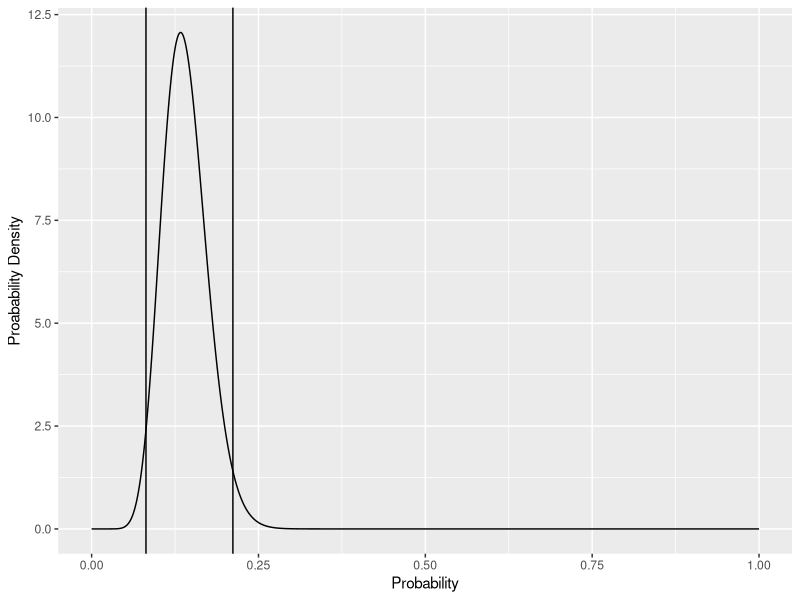
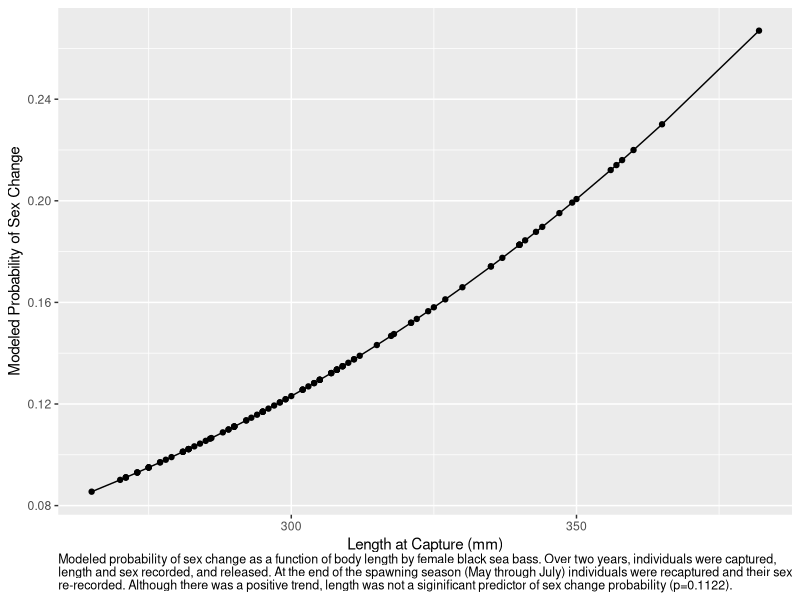

These charts were generated, in order, by the following R code:
# HW 12
# Jaden N and Lucas F

# set working directory
# I do this manually

#install.packages("ggtext")
library(tidyverse)
library(lubridate)
library(ggtext)

BlackSeaBass <- read.csv("Week_12/BSB_tagging_data.csv")

BlackSeaBass <- BlackSeaBass %>%    #first sort into just the female bass
  mutate(SexChange = if_else(Sex_at_capture != Sex_at_recapture, "Y", "N"))

BlackSeaBassFemale <- BlackSeaBass[BlackSeaBass$Sex_at_capture =="F",]

#BlackSeaBassFemale <- BlackSeaBass[BlackSeaBass$Date_at_recapture =="F",]

#BlackSeaBassFemale <- BlackSeaBassFemale %>%
#  filter(month(Date_at_recapture) > 7)


### Objective 1 ####

#k = number of successes
#n = number of trials         This is for reference of what hte variables mean
#Shape1 = k + 1
#Shape2 = n – k + 1

k <- as.numeric(count(BlackSeaBassFemale[BlackSeaBassFemale$SexChange =="Y",]))
n <- as.numeric(count(BlackSeaBassFemale[BlackSeaBassFemale$Sex_at_capture =="F",]))

Shape1 <- k + 1
Shape2 <- n - k + 1

x <- seq(0, 1, length.out = 1000)

ProbDensityRuns <- 1:1000

y <- dbeta(x , Shape1, Shape2)

CombinedProbDensityResults <- data.frame(x = x, y = y)

ConfidenceInterval95 <- qbeta(c(0.025, 0.975), Shape1, Shape2)

ggplot(data=CombinedProbDensityResults, aes(x=x, y=y)) +
  geom_line() +   
  labs(x = "Probability", y = "Proabability Density") +
  geom_vline(xintercept = ConfidenceInterval95)

# 95% confidence interval x = 0.173 to 0.494


#### Objective 2 ####

BlackSeaBassFemale$SexChange <- as.factor(BlackSeaBassFemale$SexChange)

SexChangeModel <- glm(SexChange ~ Length_at_capture,data = BlackSeaBassFemale, family = binomial)
summary(SexChangeModel)

# the length of the female does not significantly influence the probability that the bass will change sexes
# p value 0.1122 

# for each mm of length at capture, the log odds of sex change increases by 0.04490 


# new column in df with probability for each individual to change sex between captures
BlackSeaBassFemale$ModelProb <- predict(SexChangeModel, BlackSeaBassFemale, type = "response")

caption <- "Modeled probability of sex change as a function of body length by
female black sea bass. Over two years, individuals were captured, length and
sex recorded, and released. At the end of the spawning season (May through July)
individuals were recaptured and their sex re-recorded. Although there was a 
positive trend, length was not a siginificant predictor of sex change 
probability (p=0.1122)."

ggplot(BlackSeaBassFemale, aes(x=Length_at_capture, y=ModelProb)) +
  geom_point() +
  geom_line(data = BlackSeaBassFemale, 
            aes(x = Length_at_capture,y = ModelProb)) + 
  labs(x = "Length at Capture (mm)", y = "Modeled Probability of Sex Change",
       caption = caption)  +
  theme(plot.caption = element_textbox_simple(size = 9, lineheight = 1))


